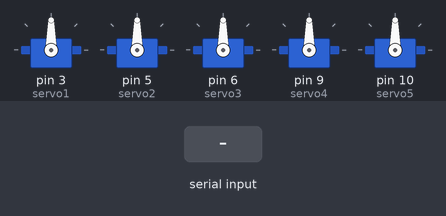
A sketch run on a simulated Arduino Uno, built with avr-gcc and run on an emulated ATmega328P. Parts: 5 × servo. The inputs (shaded band) are chosen by the test bench.

Above: at 1.2 s.
1.3 s: "0" received over Serial
At 1.6 s:
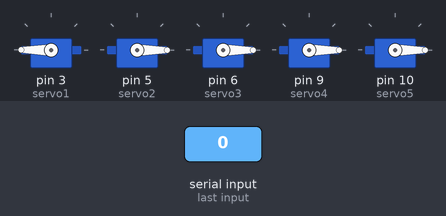
2.8 s: "1" received over Serial
At 4.0 s:
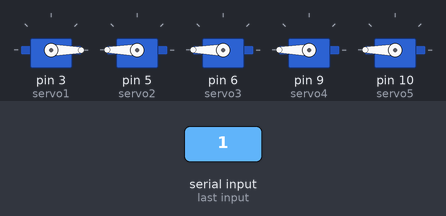
4.3 s: "2" received over Serial
At 5.1 s:
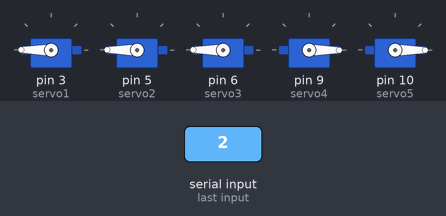
Timing chart, 0 to 7.3 s (numbered marks = the images above; inputs shaded):
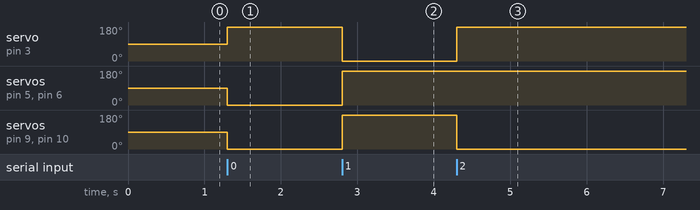

The sketch:

hand_controller.ino
```cpp
#include <Servo.h>

Servo servo1;
Servo servo2;
Servo servo3;
Servo servo4;
Servo servo5;

void setup() {
  Serial.begin(9600);

  servo1.attach(3); //Thumb
  servo2.attach(5); //Index finger
  servo3.attach(6); //Middle finger
  servo4.attach(9); //Ring finger
  servo5.attach(10); //Little finger
}

void loop() {
  if (Serial.available() > 0) {
    char command = Serial.read();

    switch (command) {
      case '0':  // Stone position
        servo1.write(180);
        servo2.write(0);
        servo3.write(0);
        servo4.write(0);
        servo5.write(0);
        break;
      case '1':  // Paper position
        servo1.write(0);
        servo2.write(180);
        servo3.write(180);
        servo4.write(180);
        servo5.write(180);
        break;
      case '2':  // Scissors position
        servo1.write(180);
        servo2.write(180);
        servo3.write(180);
        servo4.write(0);
        servo5.write(0);
        break;
    }
  }
}
```

Measured:
- after the input at 1.3 s, servo on pin 3 (servo1): 90° → 180° at once; servo on pin 5 (servo2), servo on pin 6 (servo3), servo on pin 9 (servo4), servo on pin 10 (servo5): 90° → 0° at once
- after the input at 2.8 s, servo on pin 3 (servo1): 180° → 0° at once; servo on pin 5 (servo2), servo on pin 6 (servo3), servo on pin 9 (servo4), servo on pin 10 (servo5): 0° → 180° at once
- after the input at 4.3 s, servo on pin 3 (servo1): 0° → 180° at once; servo on pin 9 (servo4), servo on pin 10 (servo5): 180° → 0° at once
